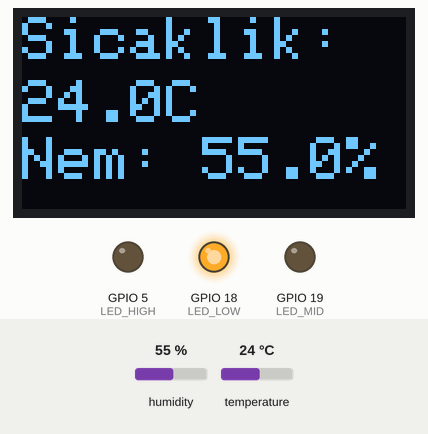
Simulated run of this program. Board: ESP32. Parts: 128×64 one-colour display, output pins drawn as LEDs (lit = HIGH). The inputs (shaded band) are chosen by the test bench; at power-on: temperature 24 °C, humidity 55 %. WiFi joins after 1.5 s; servers stay silent unless stated; the local clock reads 2024-03-15 10:24:30 at power-on unless the program sets it; no MQTT or app messages arrive unless stated; what the program prints to the serial monitor is not drawn.

Above: at 2.7 s.
2.8 s: temperature set to 26 °C
At 7.0 s:
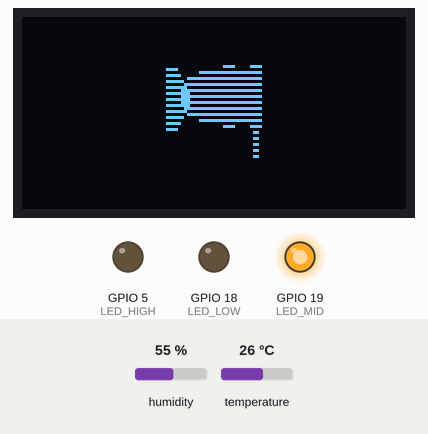
7.2 s: temperature set to 28 °C
At 9.8 s:
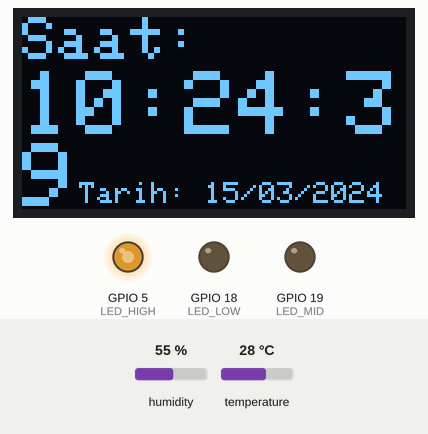
11.8 s: temperature set to 12 °C
At 12.7 s:
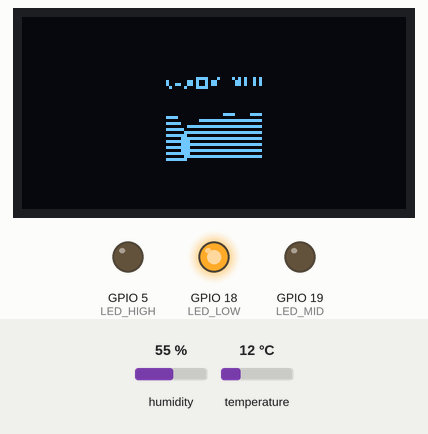
15.9 s: temperature set to 33 °C
At 21.4 s:
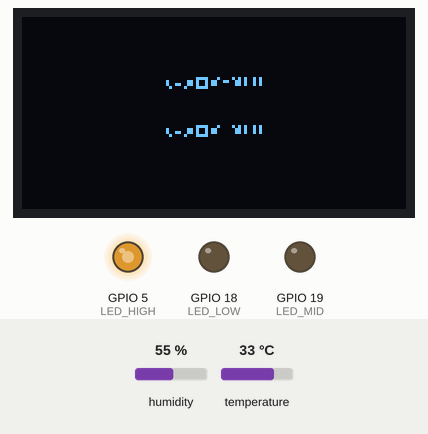
21.9 s: humidity set to 22 %
At 27.5 s:
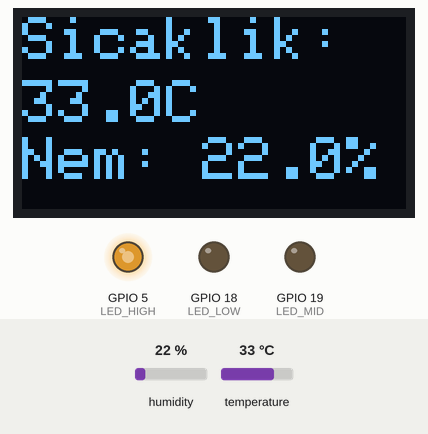
27.9 s: temperature set to 19 °C
At 31.8 s:
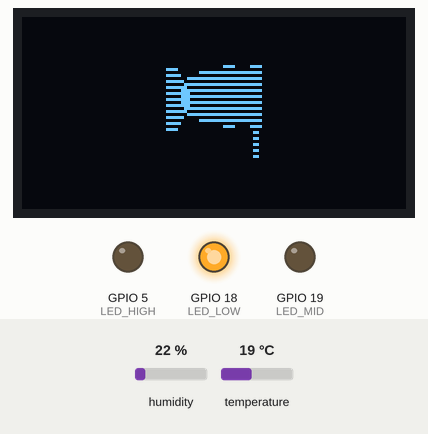
Timing chart, 0 to 33.3 s (numbered marks = the images above; inputs shaded):
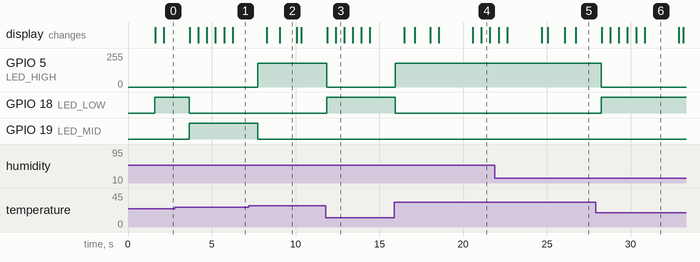

The program:

main.cpp
```cpp
#include <WiFi.h>
#include <PubSubClient.h>
#include <DHT.h>
#include <Adafruit_GFX.h>
#include <Adafruit_SSD1306.h>
#include "time.h"

// WiFi Bilgileri
const char* ssid = "admin";
const char* password = "ia2323Ai";

// MQTT Sunucusu
const char* mqtt_server = "192.168.1.109";

WiFiClient espClient;
PubSubClient client(espClient);

// DHT Ayarları
#define DHTPIN 4
#define DHTTYPE DHT11
DHT dht(DHTPIN, DHTTYPE);

// OLED Ayarları
#define SCREEN_WIDTH 128
#define SCREEN_HEIGHT 64
#define OLED_RESET -1
Adafruit_SSD1306 display(SCREEN_WIDTH, SCREEN_HEIGHT, &Wire, OLED_RESET);

// GPIO LED'ler
#define LED_MID 19
#define LED_LOW 18
#define LED_HIGH 5
#define LED_HIGH_CHANNEL 0

// NTP Zaman ayarları
const char* ntpServer = "pool.ntp.org";
const long gmtOffset_sec = 3 * 3600;
const int daylightOffset_sec = 0;

// Zaman ve ekran kontrolü
unsigned long lastDisplaySwitch = 0;
uint8_t displayState = 0;  // 0: saat, 1: sıcaklık/nem, 2: hello kitty animasyon, 3: kalp

unsigned long lastAnimationFrameChange = 0;
uint8_t animationFrame = 0;

// 32x32 Hello Kitty basit 2 frame (burada örnek, istersen detaylandırabiliriz)
const unsigned char hello_kitty_frame1 [] PROGMEM = {
  // 32x32 = 128 byte, burası örnek basit şekil için
  // Aşağıda örnek minimal doldurma var, isteğe göre düzenlenebilir.
  0x00,0x00,0x00,0x00,0x00,0x00,0x00,0x00,0x00,0x00,0x00,0x00,0x00,0x00,0x00,0x00,
  0x00,0x3C,0x42,0xA5,0x81,0xA5,0x99,0xA5,0x99,0xA5,0x81,0xA5,0x42,0x3C,0x00,0x00,
  0x00,0x00,0x00,0x00,0x00,0x00,0x00,0x00,0x00,0x00,0x00,0x00,0x00,0x00,0x00,0x00,
  0x00,0x00,0x00,0x00,0x00,0x00,0x00,0x00,0x00,0x00,0x00,0x00,0x00,0x00,0x00,0x00
};

const unsigned char hello_kitty_frame2 [] PROGMEM = {
  0x00,0x00,0x00,0x00,0x00,0x00,0x00,0x00,0x00,0x00,0x00,0x00,0x00,0x00,0x00,0x00,
  0x00,0x3C,0x42,0xA5,0x81,0xA5,0x81,0xA5,0x99,0xA5,0x81,0xA5,0x42,0x3C,0x00,0x00,
  0x00,0x00,0x00,0x00,0x00,0x00,0x00,0x00,0x00,0x00,0x00,0x00,0x00,0x00,0x00,0x00,
  0x00,0x00,0x00,0x00,0x00,0x00,0x00,0x00,0x00,0x00,0x00,0x00,0x00,0x00,0x00,0x00
};

// 32x32 kalp bitmap (örnek basit kalp)
const unsigned char heart_bmp_32x32 [] PROGMEM = {
  0x00,0x00,0x1E,0x0F,0xF0,0x00,0x00,0x00,
  0x00,0x1F,0xFF,0xFF,0xF8,0x00,0x00,0x00,
  0x01,0xFF,0xFF,0xFF,0xFC,0x00,0x00,0x00,
  0x03,0xFF,0xFF,0xFF,0xFE,0x00,0x00,0x00,
  0x07,0xFF,0xFF,0xFF,0xFF,0x00,0x00,0x00,
  0x07,0xFF,0xFF,0xFF,0xFF,0x00,0x00,0x00,
  0x07,0xFF,0xFF,0xFF,0xFF,0x00,0x00,0x00,
  0x03,0xFF,0xFF,0xFF,0xFE,0x00,0x00,0x00,
  0x01,0xFF,0xFF,0xFF,0xFC,0x00,0x00,0x00,
  0x00,0x1F,0xFF,0xFF,0xF8,0x00,0x00,0x00,
  0x00,0x00,0x1E,0x0F,0xF0,0x00,0x00,0x00,
  0x00,0x00,0x00,0x06,0x00,0x00,0x00,0x00,
  0x00,0x00,0x00,0x06,0x00,0x00,0x00,0x00,
  0x00,0x00,0x00,0x06,0x00,0x00,0x00,0x00,
  0x00,0x00,0x00,0x06,0x00,0x00,0x00,0x00,
  0x00,0x00,0x00,0x06,0x00,0x00,0x00,0x00,
  0x00,0x00,0x00,0x06,0x00,0x00,0x00,0x00,
  0x00,0x00,0x00,0x06,0x00,0x00,0x00,0x00,
  0x00,0x00,0x00,0x06,0x00,0x00,0x00,0x00,
  0x00,0x00,0x00,0x06,0x00,0x00,0x00,0x00,
  0x00,0x00,0x00,0x06,0x00,0x00,0x00,0x00,
  0x00,0x00,0x00,0x06,0x00,0x00,0x00,0x00,
  0x00,0x00,0x00,0x06,0x00,0x00,0x00,0x00,
  0x00,0x00,0x00,0x06,0x00,0x00,0x00,0x00,
  0x00,0x00,0x00,0x06,0x00,0x00,0x00,0x00,
  0x00,0x00,0x00,0x06,0x00,0x00,0x00,0x00,
  0x00,0x00,0x00,0x06,0x00,0x00,0x00,0x00,
  0x00,0x00,0x00,0x06,0x00,0x00,0x00,0x00,
  0x00,0x00,0x00,0x06,0x00,0x00,0x00,0x00,
  0x00,0x00,0x00,0x06,0x00,0x00,0x00,0x00,
  0x00,0x00,0x00,0x06,0x00,0x00,0x00,0x00
};

void reconnect() {
  while (!client.connected()) {
    Serial.print("MQTT bağlantısı deneniyor...");
    if (client.connect("ESP32_Client")) {
      Serial.println("bağlandı.");
    } else {
      Serial.print("bağlanamadı. Hata kodu: ");
      Serial.print(client.state());
      Serial.println(" 5 sn sonra tekrar denenecek...");
      delay(5000);
    }
  }
}

void setup() {
  Serial.begin(115200);
  pinMode(LED_MID, OUTPUT);
  pinMode(LED_LOW, OUTPUT);

  ledcSetup(LED_HIGH_CHANNEL, 5000, 8);
  ledcAttachPin(LED_HIGH, LED_HIGH_CHANNEL);
  ledcWrite(LED_HIGH_CHANNEL, 0);

  dht.begin();

  if (!display.begin(SSD1306_SWITCHCAPVCC, 0x3C)) {
    Serial.println(F("SSD1306 başlatılamadı"));
    for (;;);
  }
  display.clearDisplay();
  display.setTextSize(1);
  display.setTextColor(SSD1306_WHITE);

  WiFi.begin(ssid, password);
  Serial.print("Wi-Fi bağlantısı deneniyor...");
  while (WiFi.status() != WL_CONNECTED) {
    delay(500);
    Serial.print(".");
  }
  Serial.println("\nWi-Fi bağlı!");
  Serial.println("IP adresi: " + WiFi.localIP().toString());

  configTime(gmtOffset_sec, daylightOffset_sec, ntpServer);

  client.setServer(mqtt_server, 1883);
}

void loop() {
  if (!client.connected()) {
    reconnect();
  }
  client.loop();

  float temperature = dht.readTemperature();
  float humidity = dht.readHumidity();

  if (!isnan(temperature) && !isnan(humidity)) {
    if (temperature < 25) {
      digitalWrite(LED_MID, LOW);
      digitalWrite(LED_LOW, HIGH);
      ledcWrite(LED_HIGH_CHANNEL, 0);
    } else if (temperature < 27) {
      digitalWrite(LED_MID, HIGH);
      digitalWrite(LED_LOW, LOW);
      ledcWrite(LED_HIGH_CHANNEL, 0);
    } else {
      digitalWrite(LED_MID, LOW);
      digitalWrite(LED_LOW, LOW);
      ledcWrite(LED_HIGH_CHANNEL, 180);
    }

    String payload = "{\"sicaklik\":";
    payload += String(temperature, 1);
    payload += ", \"nem\":";
    payload += String(humidity, 1);
    payload += "}";
    client.publish("house/esp32-1", payload.c_str());
    Serial.println("MQTT veri gönderildi: " + payload);
  }

  unsigned long currentMillis = millis();
  if (currentMillis - lastDisplaySwitch > 2000) {
    displayState = (displayState + 1) % 4; // 0 → 1 → 2 → 3 → 0
    lastDisplaySwitch = currentMillis;
  }

  display.clearDisplay();

  if (displayState == 0) {
    struct tm timeinfo;
    if (getLocalTime(&timeinfo)) {
      char timeStr[16];
      char dateStr[16];
      strftime(timeStr, sizeof(timeStr), "%H:%M:%S", &timeinfo);
      strftime(dateStr, sizeof(dateStr), "%d/%m/%Y", &timeinfo);

      display.setTextSize(2);
      display.setCursor(0, 0);
      display.println("Saat:");
      display.setTextSize(3);
      display.setCursor(0, 18);
      display.println(timeStr);
      display.setTextSize(1);
      display.setCursor(19, 55);
      display.print("Tarih: ");
      display.println(dateStr);
    } else {
      display.setCursor(0, 0);
      display.println("Zaman alinamadi.");
    }

  } else if (displayState == 1) {
    if (!isnan(temperature) && !isnan(humidity)) {
      display.setTextSize(2);
      display.setCursor(0, 0);
      display.print("Sicaklik:\n");
      display.setCursor(0,21);
      display.print(temperature, 1);
      display.println("C");

      display.setCursor(0, 40);
      display.print("Nem: ");
      display.print(humidity, 1);
      display.println("%");
    } else {
      display.setCursor(0, 0);
      display.println("Sensor okunamadi!");
    }

  } else if (displayState == 2) {
    // Hello Kitty animasyon frame değişimi her 500ms
    if (currentMillis - lastAnimationFrameChange > 500) {
      animationFrame = (animationFrame + 1) % 2;
      lastAnimationFrameChange = currentMillis;
    }
    int x = (SCREEN_WIDTH - 32) / 2;
    int y = (SCREEN_HEIGHT - 32) / 2;
    if (animationFrame == 0) {
      display.drawBitmap(x, y, hello_kitty_frame1, 32, 32, SSD1306_WHITE);
    } else {
      display.drawBitmap(x, y, hello_kitty_frame2, 32, 32, SSD1306_WHITE);
    }
  } else if (displayState == 3) {
    int x = (SCREEN_WIDTH - 32) / 2;
    int y = (SCREEN_HEIGHT - 32) / 2;
    display.drawBitmap(x, y, heart_bmp_32x32, 32, 32, SSD1306_WHITE);
  }

  display.display();
  delay(100);
}
```

Measured:
- the behaviour switches between 24 and 25 °C on temperature (found by bisection; images 0 and 1)
- the behaviour switches between 26 and 27 °C on temperature (found by bisection; images 1 and 2)
- after the input at 2.8 s, GPIO 18 (LED_LOW): HIGH → LOW after 0.86 s; GPIO 19 (LED_MID): LOW → HIGH after 0.86 s
- after the input at 7.2 s, GPIO 5 (LED_HIGH): 0/255 → 179/255 after 0.55 s; GPIO 19 (LED_MID): HIGH → LOW after 0.55 s
- after the input at 11.8 s, GPIO 5 (LED_HIGH): 179/255 → 0/255 after 0.05 s; GPIO 18 (LED_LOW): LOW → HIGH after 0.05 s
- after the input at 15.9 s, GPIO 5 (LED_HIGH): 0/255 → 179/255 after 0.05 s; GPIO 18 (LED_LOW): HIGH → LOW after 0.05 s
- after the input at 27.9 s, GPIO 5 (LED_HIGH): 179/255 → 0/255 after 0.35 s; GPIO 18 (LED_LOW): LOW → HIGH after 0.35 s
